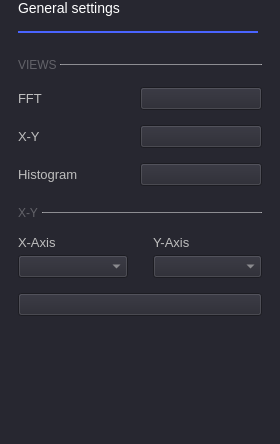
<?xml version="1.0" encoding="UTF-8"?>
<ui version="4.0">
 <class>OscGeneralSettings</class>
 <widget class="QWidget" name="OscGeneralSettings">
  <property name="geometry">
   <rect>
    <x>0</x>
    <y>0</y>
    <width>280</width>
    <height>444</height>
   </rect>
  </property>
  <property name="windowTitle">
   <string>GeneralSettings</string>
  </property>
  <property name="styleSheet">
   <string notr="true">QWidget
{
  background-color: rgb(39, 39, 48);
  color: rgb(190, 190, 190);
  font: 10pt;
  font-style: normal;
  font-weight: normal;

}

QCheckBox {
  spacing: 8px;
  background-color: transparent;
  font-size: 14px;
  font-weight: bold;
  color: rgba(255, 255, 255, 153);
}

QCheckBox::indicator {
  width: 14px;
  height: 14px;
  border: 2px solid rgb(74,100,255);
  border-radius: 4px;
}
QCheckBox::indicator:unchecked { background-color: transparent; }
QCheckBox::indicator:checked { background-color: rgb(74,100,255); }</string>
  </property>
  <layout class="QVBoxLayout" name="verticalLayout">
   <property name="spacing">
    <number>0</number>
   </property>
   <property name="leftMargin">
    <number>18</number>
   </property>
   <property name="topMargin">
    <number>0</number>
   </property>
   <property name="rightMargin">
    <number>18</number>
   </property>
   <property name="bottomMargin">
    <number>0</number>
   </property>
   <item>
    <layout class="QVBoxLayout" name="verticalLayout_2">
     <property name="spacing">
      <number>0</number>
     </property>
     <property name="bottomMargin">
      <number>0</number>
     </property>
     <item>
      <layout class="QVBoxLayout" name="verticalLayout_4">
       <property name="spacing">
        <number>15</number>
       </property>
       <property name="topMargin">
        <number>0</number>
       </property>
       <property name="bottomMargin">
        <number>0</number>
       </property>
       <item>
        <widget class="QLabel" name="label_4">
         <property name="sizePolicy">
          <sizepolicy hsizetype="Fixed" vsizetype="Fixed">
           <horstretch>0</horstretch>
           <verstretch>0</verstretch>
          </sizepolicy>
         </property>
         <property name="styleSheet">
          <string notr="true">color: white;
	font-size: 14px;
	font-weight: normal;
</string>
         </property>
         <property name="text">
          <string>General settings</string>
         </property>
        </widget>
       </item>
       <item>
        <widget class="Line" name="line_2">
         <property name="minimumSize">
          <size>
           <width>240</width>
           <height>2</height>
          </size>
         </property>
         <property name="maximumSize">
          <size>
           <width>240</width>
           <height>2</height>
          </size>
         </property>
         <property name="styleSheet">
          <string notr="true">border: 2px solid rgb(74, 100, 255);</string>
         </property>
         <property name="orientation">
          <enum>Qt::Horizontal</enum>
         </property>
        </widget>
       </item>
      </layout>
     </item>
     <item>
      <layout class="QGridLayout" name="gridLayout">
       <item row="3" column="0" colspan="2">
        <spacer name="verticalSpacer">
         <property name="orientation">
          <enum>Qt::Vertical</enum>
         </property>
         <property name="sizeType">
          <enum>QSizePolicy::Fixed</enum>
         </property>
         <property name="sizeHint" stdset="0">
          <size>
           <width>0</width>
           <height>15</height>
          </size>
         </property>
        </spacer>
       </item>
       <item row="0" column="0" colspan="2">
        <spacer name="verticalSpacer_3">
         <property name="orientation">
          <enum>Qt::Vertical</enum>
         </property>
         <property name="sizeType">
          <enum>QSizePolicy::Fixed</enum>
         </property>
         <property name="sizeHint" stdset="0">
          <size>
           <width>0</width>
           <height>25</height>
          </size>
         </property>
        </spacer>
       </item>
       <item row="1" column="0">
        <widget class="QLabel" name="label">
         <property name="sizePolicy">
          <sizepolicy hsizetype="Fixed" vsizetype="Fixed">
           <horstretch>0</horstretch>
           <verstretch>0</verstretch>
          </sizepolicy>
         </property>
         <property name="styleSheet">
          <string notr="true">QLabel {
		font-size: 12px;
		color: rgba(255, 255, 255, 70);
	}</string>
         </property>
         <property name="text">
          <string>VIEWS </string>
         </property>
        </widget>
       </item>
       <item row="1" column="1">
        <widget class="Line" name="line">
         <property name="minimumSize">
          <size>
           <width>0</width>
           <height>1</height>
          </size>
         </property>
         <property name="maximumSize">
          <size>
           <width>16777215</width>
           <height>1</height>
          </size>
         </property>
         <property name="styleSheet">
          <string notr="true">border: 1px solid rgba(255, 255, 255, 70);</string>
         </property>
         <property name="orientation">
          <enum>Qt::Horizontal</enum>
         </property>
        </widget>
       </item>
      </layout>
     </item>
     <item>
      <layout class="QGridLayout" name="gridLayout_2">
       <property name="leftMargin">
        <number>0</number>
       </property>
       <property name="topMargin">
        <number>0</number>
       </property>
       <property name="bottomMargin">
        <number>15</number>
       </property>
       <property name="verticalSpacing">
        <number>15</number>
       </property>
       <item row="0" column="0">
        <widget class="QLabel" name="label_2">
         <property name="styleSheet">
          <string notr="true">font-size: 13px;</string>
         </property>
         <property name="text">
          <string>FFT</string>
         </property>
        </widget>
       </item>
       <item row="3" column="0">
        <widget class="QLabel" name="label_8">
         <property name="styleSheet">
          <string notr="true">font-size: 13px;</string>
         </property>
         <property name="text">
          <string>Histogram</string>
         </property>
        </widget>
       </item>
       <item row="2" column="1">
        <widget class="adiscope::CustomSwitch" name="XY_view">
         <property name="text">
          <string/>
         </property>
        </widget>
       </item>
       <item row="3" column="1">
        <widget class="adiscope::CustomSwitch" name="Histogram_view">
         <property name="text">
          <string/>
         </property>
        </widget>
       </item>
       <item row="2" column="0">
        <widget class="QLabel" name="label_3">
         <property name="styleSheet">
          <string notr="true">font-size: 13px;</string>
         </property>
         <property name="text">
          <string>X-Y</string>
         </property>
        </widget>
       </item>
       <item row="0" column="1">
        <widget class="adiscope::CustomSwitch" name="FFT_view">
         <property name="text">
          <string/>
         </property>
        </widget>
       </item>
      </layout>
     </item>
     <item>
      <layout class="QVBoxLayout" name="export_2">
       <property name="topMargin">
        <number>0</number>
       </property>
      </layout>
     </item>
     <item>
      <widget class="QWidget" name="xySettings" native="true">
       <property name="minimumSize">
        <size>
         <width>0</width>
         <height>0</height>
        </size>
       </property>
       <layout class="QVBoxLayout" name="verticalLayout_3">
        <property name="spacing">
         <number>15</number>
        </property>
        <property name="leftMargin">
         <number>0</number>
        </property>
        <property name="topMargin">
         <number>5</number>
        </property>
        <property name="rightMargin">
         <number>0</number>
        </property>
        <property name="bottomMargin">
         <number>20</number>
        </property>
        <item>
         <layout class="QHBoxLayout" name="horizontalLayout">
          <property name="spacing">
           <number>0</number>
          </property>
          <property name="topMargin">
           <number>0</number>
          </property>
          <item>
           <widget class="QLabel" name="label_5">
            <property name="sizePolicy">
             <sizepolicy hsizetype="Fixed" vsizetype="Fixed">
              <horstretch>0</horstretch>
              <verstretch>0</verstretch>
             </sizepolicy>
            </property>
            <property name="styleSheet">
             <string notr="true">QLabel {
		font-size: 12px;
		color: rgba(255, 255, 255, 70);
	}</string>
            </property>
            <property name="text">
             <string>X-Y </string>
            </property>
           </widget>
          </item>
          <item>
           <widget class="Line" name="line_3">
            <property name="minimumSize">
             <size>
              <width>0</width>
              <height>1</height>
             </size>
            </property>
            <property name="maximumSize">
             <size>
              <width>16777215</width>
              <height>1</height>
             </size>
            </property>
            <property name="styleSheet">
             <string notr="true">border: 1px solid rgba(255, 255, 255, 70);</string>
            </property>
            <property name="orientation">
             <enum>Qt::Horizontal</enum>
            </property>
           </widget>
          </item>
         </layout>
        </item>
        <item>
         <layout class="QGridLayout" name="gridLayout_5">
          <property name="topMargin">
           <number>0</number>
          </property>
          <property name="horizontalSpacing">
           <number>25</number>
          </property>
          <property name="verticalSpacing">
           <number>5</number>
          </property>
          <item row="0" column="1">
           <widget class="QLabel" name="label_6">
            <property name="styleSheet">
             <string notr="true">font-size: 13px;</string>
            </property>
            <property name="text">
             <string>Y-Axis</string>
            </property>
           </widget>
          </item>
          <item row="1" column="0">
           <widget class="QComboBox" name="cmb_x_channel"/>
          </item>
          <item row="0" column="0">
           <widget class="QLabel" name="label_7">
            <property name="styleSheet">
             <string notr="true">font-size: 13px;</string>
            </property>
            <property name="text">
             <string>X-Axis</string>
            </property>
           </widget>
          </item>
          <item row="1" column="1">
           <widget class="QComboBox" name="cmb_y_channel"/>
          </item>
         </layout>
        </item>
        <item>
         <widget class="adiscope::CustomSwitch" name="xyPlotLineType">
          <property name="text">
           <string/>
          </property>
          <property name="checkable">
           <bool>true</bool>
          </property>
          <property name="bigBtn" stdset="0">
           <bool>true</bool>
          </property>
          <property name="leftText" stdset="0">
           <string>dots</string>
          </property>
          <property name="rightText" stdset="0">
           <string>lines</string>
          </property>
          <property name="duration" stdset="0">
           <number>0</number>
          </property>
         </widget>
        </item>
       </layout>
      </widget>
     </item>
     <item>
      <spacer name="verticalSpacer_2">
       <property name="orientation">
        <enum>Qt::Vertical</enum>
       </property>
       <property name="sizeType">
        <enum>QSizePolicy::Expanding</enum>
       </property>
       <property name="sizeHint" stdset="0">
        <size>
         <width>0</width>
         <height>0</height>
        </size>
       </property>
      </spacer>
     </item>
    </layout>
   </item>
  </layout>
 </widget>
 <customwidgets>
  <customwidget>
   <class>adiscope::CustomSwitch</class>
   <extends>QPushButton</extends>
   <header>customSwitch.hpp</header>
  </customwidget>
 </customwidgets>
 <resources/>
 <connections/>
</ui>
